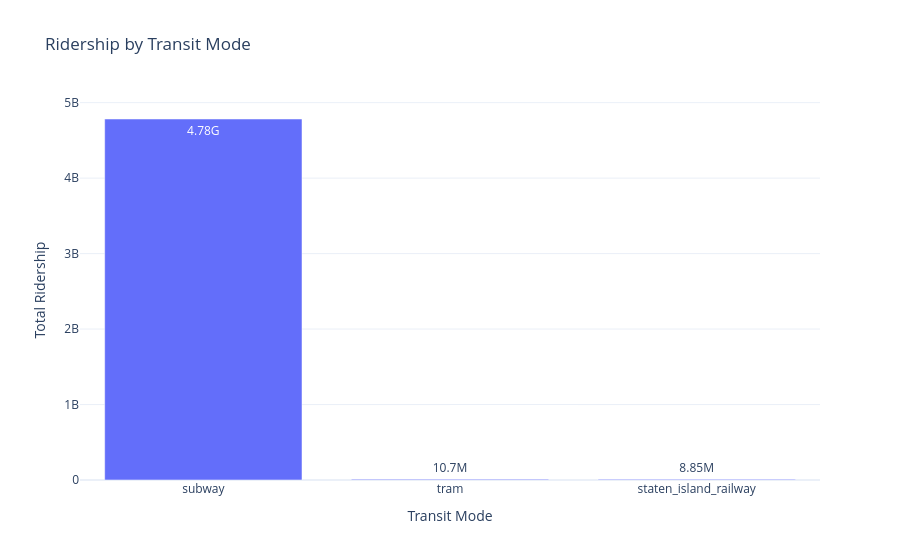

Here is the notebook cell this chart was saved with:
### Markdown cell above
## 8. Transit-mode comparison

Inspect ridership across the available transit modes. Station counts in this summary are based on distinct station identifiers within each mode.

### Code cell
transit_modes = get_transit_mode_ridership(connection)

display(transit_modes)

fig = px.bar(
    transit_modes,
    x="transit_mode",
    y="total_ridership",
    title="Ridership by Transit Mode",
    labels={"transit_mode": "Transit Mode", "total_ridership": "Total Ridership"},
    text_auto=".3s",
)

fig.update_layout(template="plotly_white")
fig.show()

### Figure 1 — Plotly figure (JSON) as saved in the notebook; plotly's stock layout.template omitted (floating-point values rounded to 4 significant figures)
{"data": [{"hovertemplate": "Transit Mode=%{x}<br>Total Ridership=%{y}<extra></extra>", "legendgroup": "", "marker": {"color": "#636efa", "pattern": {"shape": ""}}, "name": "", "orientation": "v", "showlegend": false, "textposition": "auto", "texttemplate": "%{y:.3s}", "type": "bar", "x": ["subway", "tram", "staten_island_railway"], "xaxis": "x", "y": [4783000000.0, 10670000.0, 8847000.0], "yaxis": "y"}], "layout": {"barmode": "relative", "legend": {"tracegroupgap": 0}, "title": {"text": "Ridership by Transit Mode"}, "xaxis": {"anchor": "y", "domain": [0, 1], "title": {"text": "Transit Mode"}}, "yaxis": {"anchor": "x", "domain": [0, 1], "title": {"text": "Total Ridership"}}}}
